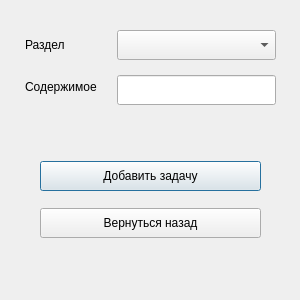
<?xml version="1.0" encoding="UTF-8"?>
<ui version="4.0">
 <class>AddTask</class>
 <widget class="QDialog" name="AddTask">
  <property name="geometry">
   <rect>
    <x>0</x>
    <y>0</y>
    <width>300</width>
    <height>300</height>
   </rect>
  </property>
  <property name="minimumSize">
   <size>
    <width>300</width>
    <height>300</height>
   </size>
  </property>
  <property name="maximumSize">
   <size>
    <width>300</width>
    <height>300</height>
   </size>
  </property>
  <property name="windowTitle">
   <string>Добавление задачи</string>
  </property>
  <widget class="QWidget" name="verticalLayoutWidget">
   <property name="geometry">
    <rect>
     <x>40</x>
     <y>150</y>
     <width>221</width>
     <height>101</height>
    </rect>
   </property>
   <layout class="QVBoxLayout" name="verticalLayout">
    <item>
     <widget class="QPushButton" name="add_task">
      <property name="minimumSize">
       <size>
        <width>150</width>
        <height>30</height>
       </size>
      </property>
      <property name="text">
       <string>Добавить задачу</string>
      </property>
     </widget>
    </item>
    <item>
     <widget class="QPushButton" name="back">
      <property name="minimumSize">
       <size>
        <width>150</width>
        <height>30</height>
       </size>
      </property>
      <property name="text">
       <string>Вернуться назад</string>
      </property>
     </widget>
    </item>
   </layout>
  </widget>
  <widget class="QWidget" name="formLayoutWidget">
   <property name="geometry">
    <rect>
     <x>20</x>
     <y>10</y>
     <width>261</width>
     <height>141</height>
    </rect>
   </property>
   <layout class="QFormLayout" name="formLayout">
    <property name="horizontalSpacing">
     <number>20</number>
    </property>
    <property name="verticalSpacing">
     <number>15</number>
    </property>
    <property name="leftMargin">
     <number>5</number>
    </property>
    <property name="topMargin">
     <number>20</number>
    </property>
    <property name="rightMargin">
     <number>5</number>
    </property>
    <item row="0" column="0">
     <widget class="QLabel" name="label">
      <property name="minimumSize">
       <size>
        <width>0</width>
        <height>30</height>
       </size>
      </property>
      <property name="layoutDirection">
       <enum>Qt::RightToLeft</enum>
      </property>
      <property name="text">
       <string>Раздел</string>
      </property>
     </widget>
    </item>
    <item row="0" column="1">
     <widget class="QComboBox" name="sections">
      <property name="minimumSize">
       <size>
        <width>0</width>
        <height>30</height>
       </size>
      </property>
     </widget>
    </item>
    <item row="1" column="1">
     <widget class="QLineEdit" name="value">
      <property name="minimumSize">
       <size>
        <width>0</width>
        <height>30</height>
       </size>
      </property>
     </widget>
    </item>
    <item row="1" column="0">
     <widget class="QLabel" name="label_2">
      <property name="layoutDirection">
       <enum>Qt::RightToLeft</enum>
      </property>
      <property name="text">
       <string>Содержимое</string>
      </property>
     </widget>
    </item>
   </layout>
  </widget>
 </widget>
 <resources/>
 <connections/>
</ui>
